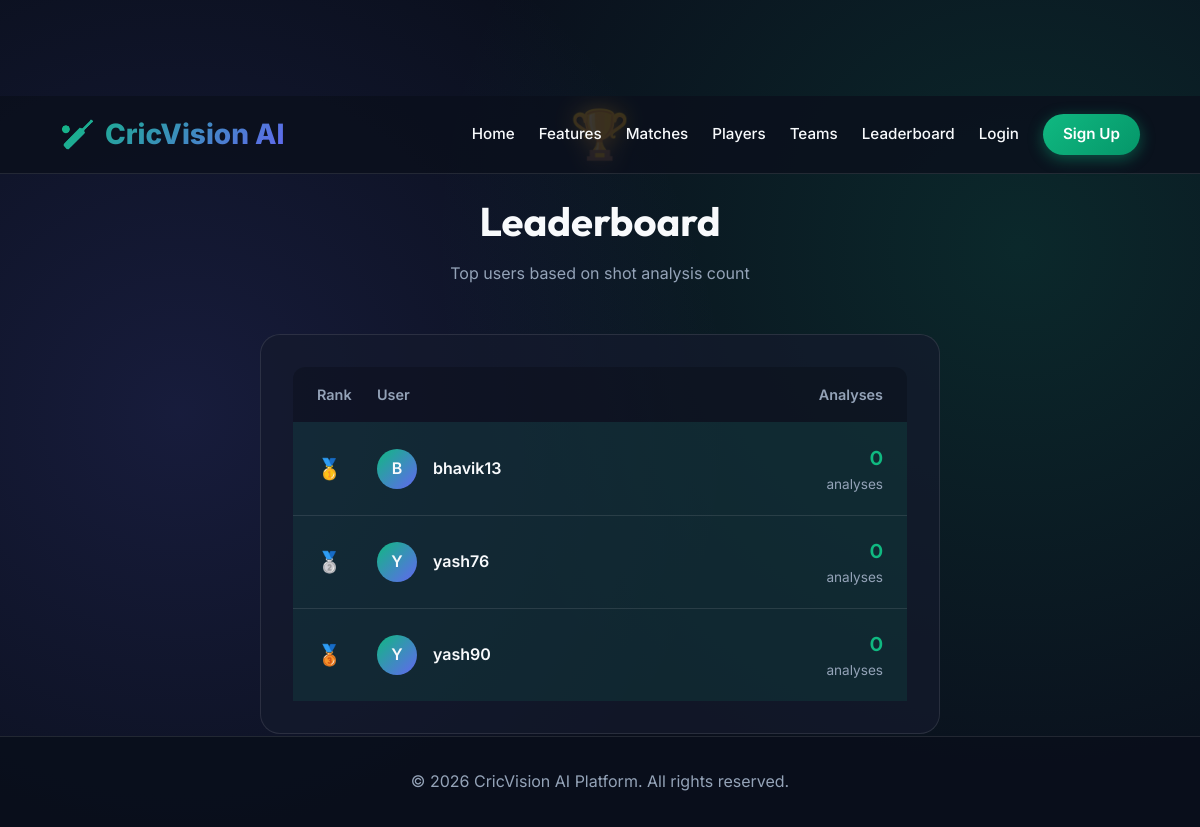
The page /leaderboard on the database as committed earlier.
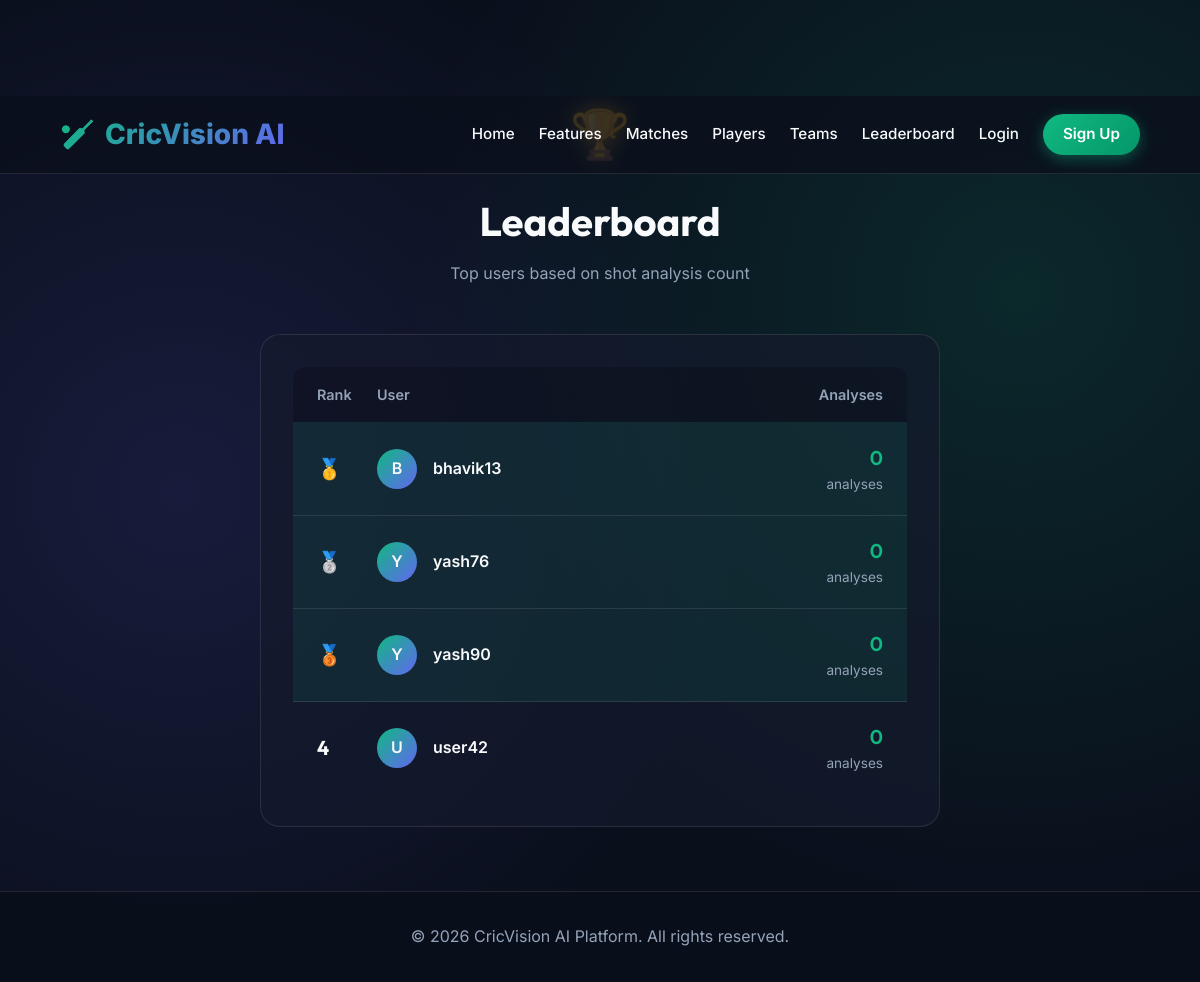
The same page on the database as committed later.
### app.py (models this page shows)
class User(db.Model):
    id = db.Column(db.Integer, primary_key=True)
    username = db.Column(db.String(80), unique=True, nullable=False)
    email = db.Column(db.String(120), unique=True, nullable=False)
    mobile = db.Column(db.String(15), unique=True, nullable=False)
    password_hash = db.Column(db.String(256), nullable=False)
    created_at = db.Column(db.DateTime, default=datetime.utcnow)
    analyses_count = db.Column(db.Integer, default=0)
    is_active = db.Column(db.Boolean, default=True)
    is_verified = db.Column(db.Boolean, default=False)
    verification_token = db.Column(db.String(64), unique=True, nullable=True)

### app.py (the view)
@app.route('/leaderboard')
def leaderboard():
    top_users = User.query.order_by(User.analyses_count.desc()).limit(20).all()
    return render_template('leaderboard.html', users=top_users)

### app.py (called while the page is built)
@app.context_processor
def inject_user():
    return dict(logged_in='username' in session, username=session.get('username'))

### templates/leaderboard.html (shortened to what this page needs)
{% extends "base.html" %}
{% block content %}
<div class="leaderboard-container">
    <div class="page-title">
        <div class="trophy-icon">🏆</div>
        <h1>Leaderboard</h1>
        <p>Top users based on shot analysis count</p>
    </div>
    {% if users %}
    <div class="leaderboard-card">
        <div class="leaderboard-header">
            <span>Rank</span>
            <span>User</span>
            <span style="text-align: right;">Analyses</span>
        </div>
        {% for user in users %}
        <div class="leaderboard-item {% if loop.index <= 3 %}top-3{% endif %}">
            <div class="rank {% if loop.index == 1 %}gold{% elif loop.index == 2 %}silver{% elif loop.index == 3 %}bronze{% endif %}">
                {% if loop.index == 1 %}🥇{% elif loop.index == 2 %}🥈{% elif loop.index == 3 %}🥉{% else %}{{ loop.index }}{% endif %}
            </div>
            <div class="user-info">
                <div class="user-avatar">
                    {{ user.username[0]|upper }}
                </div>
                <span class="username">{{ user.username }}</span>
            </div>
            <div style="text-align: right;">
                <div class="analyses-count">{{ user.analyses_count }}</div>
                <div class="analyses-label">analyses</div>
            </div>
        </div>
        {% endfor %}
    </div>
    {% else %}
    <div class="no-users">
        <p>No users yet. Be the first to analyze some shots!</p>
    </div>
    {% endif %}
</div>
{% endblock %}

Rows that differ between the two databases and show on the page:
added User: username "U", username "user42", analyses_count "0"
